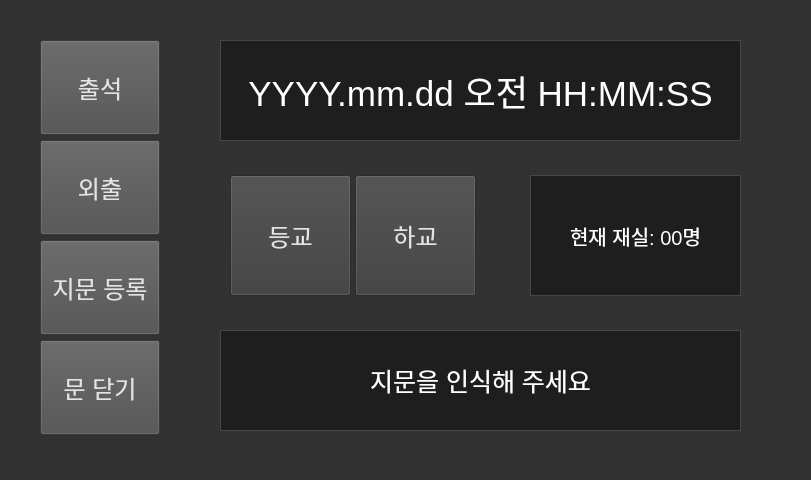
<?xml version="1.0" encoding="UTF-8"?>
<ui version="4.0">
 <class>MainWindow</class>
 <widget class="QMainWindow" name="MainWindow">
  <property name="geometry">
   <rect>
    <x>0</x>
    <y>0</y>
    <width>811</width>
    <height>480</height>
   </rect>
  </property>
  <property name="windowTitle">
   <string>MainWindow</string>
  </property>
  <property name="autoFillBackground">
   <bool>false</bool>
  </property>
  <property name="styleSheet">
   <string notr="true">background-color: rgb(50, 50, 50);</string>
  </property>
  <widget class="QWidget" name="centralwidget">
   <widget class="QPushButton" name="fingerprint_button">
    <property name="geometry">
     <rect>
      <x>40</x>
      <y>40</y>
      <width>120</width>
      <height>95</height>
     </rect>
    </property>
    <property name="font">
     <font>
      <pointsize>18</pointsize>
     </font>
    </property>
    <property name="styleSheet">
     <string notr="true">background-color: rgb(78, 78, 78);
color: rgb(227, 227, 227);</string>
    </property>
    <property name="text">
     <string>출석</string>
    </property>
   </widget>
   <widget class="QPushButton" name="outing_button">
    <property name="geometry">
     <rect>
      <x>40</x>
      <y>140</y>
      <width>120</width>
      <height>95</height>
     </rect>
    </property>
    <property name="font">
     <font>
      <pointsize>18</pointsize>
     </font>
    </property>
    <property name="styleSheet">
     <string notr="true">background-color: rgb(78, 78, 78);
color: rgb(227, 227, 227);</string>
    </property>
    <property name="text">
     <string>외출</string>
    </property>
   </widget>
   <widget class="QPushButton" name="new_fingerprint_button">
    <property name="geometry">
     <rect>
      <x>40</x>
      <y>240</y>
      <width>120</width>
      <height>95</height>
     </rect>
    </property>
    <property name="font">
     <font>
      <pointsize>18</pointsize>
     </font>
    </property>
    <property name="styleSheet">
     <string notr="true">background-color: rgb(78, 78, 78);
color: rgb(227, 227, 227);</string>
    </property>
    <property name="text">
     <string>지문 등록</string>
    </property>
   </widget>
   <widget class="QPushButton" name="close_button">
    <property name="geometry">
     <rect>
      <x>40</x>
      <y>340</y>
      <width>120</width>
      <height>95</height>
     </rect>
    </property>
    <property name="font">
     <font>
      <pointsize>18</pointsize>
     </font>
    </property>
    <property name="styleSheet">
     <string notr="true">background-color: rgb(78, 78, 78);
color: rgb(227, 227, 227);</string>
    </property>
    <property name="text">
     <string>문 닫기</string>
    </property>
   </widget>
   <widget class="QStackedWidget" name="pages">
    <property name="geometry">
     <rect>
      <x>180</x>
      <y>40</y>
      <width>611</width>
      <height>391</height>
     </rect>
    </property>
    <property name="autoFillBackground">
     <bool>false</bool>
    </property>
    <property name="currentIndex">
     <number>0</number>
    </property>
    <widget class="QWidget" name="fingerprint_page">
     <widget class="QLabel" name="fp_label_date">
      <property name="geometry">
       <rect>
        <x>40</x>
        <y>0</y>
        <width>521</width>
        <height>101</height>
       </rect>
      </property>
      <property name="autoFillBackground">
       <bool>false</bool>
      </property>
      <property name="styleSheet">
       <string notr="true">color: rgb(255, 255, 255);
background-color: rgb(30, 30, 30);   
border: 1px solid rgb(70, 70, 70);
font-size: 35px;</string>
      </property>
      <property name="text">
       <string>YYYY.mm.dd 오전 HH:MM:SS</string>
      </property>
      <property name="alignment">
       <set>Qt::AlignCenter</set>
      </property>
     </widget>
     <widget class="QLabel" name="fp_label_now">
      <property name="geometry">
       <rect>
        <x>350</x>
        <y>135</y>
        <width>211</width>
        <height>121</height>
       </rect>
      </property>
      <property name="styleSheet">
       <string notr="true">color: rgb(255, 255, 255);
background-color: rgb(30, 30, 30);   
border: 1px solid rgb(70, 70, 70);
font-size: 20px;</string>
      </property>
      <property name="text">
       <string>현재 재실: 00명</string>
      </property>
      <property name="alignment">
       <set>Qt::AlignCenter</set>
      </property>
     </widget>
     <widget class="QLabel" name="fp_label_text">
      <property name="geometry">
       <rect>
        <x>40</x>
        <y>290</y>
        <width>521</width>
        <height>101</height>
       </rect>
      </property>
      <property name="autoFillBackground">
       <bool>false</bool>
      </property>
      <property name="styleSheet">
       <string notr="true">color: rgb(255, 255, 255);
background-color: rgb(30, 30, 30);   
border: 1px solid rgb(70, 70, 70);
font-size: 25px;</string>
      </property>
      <property name="text">
       <string>지문을 인식해 주세요</string>
      </property>
      <property name="alignment">
       <set>Qt::AlignCenter</set>
      </property>
     </widget>
     <widget class="QPushButton" name="fp_pushButton_on">
      <property name="geometry">
       <rect>
        <x>50</x>
        <y>135</y>
        <width>121</width>
        <height>121</height>
       </rect>
      </property>
      <property name="font">
       <font>
        <pointsize>18</pointsize>
       </font>
      </property>
      <property name="styleSheet">
       <string notr="true">background-color: rgb(60, 60, 60);
color: rgb(227, 227, 227);</string>
      </property>
      <property name="text">
       <string>등교</string>
      </property>
     </widget>
     <widget class="QPushButton" name="fp_pushButton_out">
      <property name="geometry">
       <rect>
        <x>175</x>
        <y>135</y>
        <width>121</width>
        <height>121</height>
       </rect>
      </property>
      <property name="font">
       <font>
        <pointsize>18</pointsize>
       </font>
      </property>
      <property name="styleSheet">
       <string notr="true">background-color: rgb(60, 60, 60);
color: rgb(227, 227, 227);</string>
      </property>
      <property name="text">
       <string>하교</string>
      </property>
     </widget>
    </widget>
    <widget class="QWidget" name="outing_page">
     <widget class="QLabel" name="out_label_date">
      <property name="geometry">
       <rect>
        <x>40</x>
        <y>0</y>
        <width>521</width>
        <height>101</height>
       </rect>
      </property>
      <property name="autoFillBackground">
       <bool>false</bool>
      </property>
      <property name="styleSheet">
       <string notr="true">color: rgb(255, 255, 255);
background-color: rgb(30, 30, 30);   
border: 1px solid rgb(70, 70, 70);
font-size: 35px;</string>
      </property>
      <property name="text">
       <string>YYYY.mm.dd 오전 HH:MM:SS</string>
      </property>
      <property name="alignment">
       <set>Qt::AlignCenter</set>
      </property>
     </widget>
     <widget class="QLabel" name="out_label_now">
      <property name="geometry">
       <rect>
        <x>350</x>
        <y>135</y>
        <width>211</width>
        <height>121</height>
       </rect>
      </property>
      <property name="styleSheet">
       <string notr="true">color: rgb(255, 255, 255);
background-color: rgb(30, 30, 30);   
border: 1px solid rgb(70, 70, 70);
font-size: 20px;</string>
      </property>
      <property name="text">
       <string>현재 재실: 00명</string>
      </property>
      <property name="alignment">
       <set>Qt::AlignCenter</set>
      </property>
     </widget>
     <widget class="QLabel" name="out_label_text">
      <property name="geometry">
       <rect>
        <x>40</x>
        <y>290</y>
        <width>521</width>
        <height>101</height>
       </rect>
      </property>
      <property name="autoFillBackground">
       <bool>false</bool>
      </property>
      <property name="styleSheet">
       <string notr="true">color: rgb(255, 255, 255);
background-color: rgb(30, 30, 30);   
border: 1px solid rgb(70, 70, 70);
font-size: 25px;</string>
      </property>
      <property name="text">
       <string>지문을 인식해 주세요</string>
      </property>
      <property name="alignment">
       <set>Qt::AlignCenter</set>
      </property>
     </widget>
     <widget class="QPushButton" name="out_pushButton_eating">
      <property name="geometry">
       <rect>
        <x>50</x>
        <y>135</y>
        <width>121</width>
        <height>57</height>
       </rect>
      </property>
      <property name="font">
       <font>
        <pointsize>18</pointsize>
       </font>
      </property>
      <property name="styleSheet">
       <string notr="true">background-color: rgb(60, 60, 60);
color: rgb(227, 227, 227);</string>
      </property>
      <property name="text">
       <string>식사</string>
      </property>
     </widget>
     <widget class="QPushButton" name="out_pushButton_lib">
      <property name="geometry">
       <rect>
        <x>175</x>
        <y>135</y>
        <width>121</width>
        <height>57</height>
       </rect>
      </property>
      <property name="font">
       <font>
        <pointsize>18</pointsize>
       </font>
      </property>
      <property name="styleSheet">
       <string notr="true">background-color: rgb(60, 60, 60);
color: rgb(227, 227, 227);</string>
      </property>
      <property name="text">
       <string>도서관</string>
      </property>
     </widget>
     <widget class="QPushButton" name="out_pushButton_return">
      <property name="geometry">
       <rect>
        <x>50</x>
        <y>200</y>
        <width>121</width>
        <height>57</height>
       </rect>
      </property>
      <property name="font">
       <font>
        <pointsize>18</pointsize>
       </font>
      </property>
      <property name="styleSheet">
       <string notr="true">background-color: rgb(60, 60, 60);
color: rgb(227, 227, 227);</string>
      </property>
      <property name="text">
       <string>복귀</string>
      </property>
     </widget>
     <widget class="QPushButton" name="out_pushButton_else">
      <property name="geometry">
       <rect>
        <x>175</x>
        <y>200</y>
        <width>121</width>
        <height>57</height>
       </rect>
      </property>
      <property name="font">
       <font>
        <pointsize>18</pointsize>
       </font>
      </property>
      <property name="styleSheet">
       <string notr="true">background-color: rgb(60, 60, 60);
color: rgb(227, 227, 227);</string>
      </property>
      <property name="text">
       <string>기타</string>
      </property>
     </widget>
    </widget>
    <widget class="QWidget" name="new_fingerprint_page">
     <widget class="QPushButton" name="new_pushButton_1">
      <property name="geometry">
       <rect>
        <x>10</x>
        <y>180</y>
        <width>100</width>
        <height>100</height>
       </rect>
      </property>
      <property name="font">
       <font>
        <pointsize>24</pointsize>
       </font>
      </property>
      <property name="styleSheet">
       <string notr="true">background-color: rgb(50, 50, 50);
color: rgb(227, 227, 227);</string>
      </property>
      <property name="text">
       <string>1</string>
      </property>
     </widget>
     <widget class="QPushButton" name="new_pushButton_2">
      <property name="geometry">
       <rect>
        <x>110</x>
        <y>180</y>
        <width>100</width>
        <height>100</height>
       </rect>
      </property>
      <property name="font">
       <font>
        <pointsize>24</pointsize>
       </font>
      </property>
      <property name="styleSheet">
       <string notr="true">background-color: rgb(50, 50, 50);
color: rgb(227, 227, 227);</string>
      </property>
      <property name="text">
       <string>2</string>
      </property>
     </widget>
     <widget class="QPushButton" name="new_pushButton_3">
      <property name="geometry">
       <rect>
        <x>210</x>
        <y>180</y>
        <width>100</width>
        <height>100</height>
       </rect>
      </property>
      <property name="font">
       <font>
        <pointsize>24</pointsize>
       </font>
      </property>
      <property name="styleSheet">
       <string notr="true">background-color: rgb(50, 50, 50);
color: rgb(227, 227, 227);</string>
      </property>
      <property name="text">
       <string>3</string>
      </property>
     </widget>
     <widget class="QPushButton" name="new_pushButton_4">
      <property name="geometry">
       <rect>
        <x>310</x>
        <y>180</y>
        <width>100</width>
        <height>100</height>
       </rect>
      </property>
      <property name="font">
       <font>
        <pointsize>24</pointsize>
       </font>
      </property>
      <property name="styleSheet">
       <string notr="true">background-color: rgb(50, 50, 50);
color: rgb(227, 227, 227);</string>
      </property>
      <property name="text">
       <string>4</string>
      </property>
     </widget>
     <widget class="QPushButton" name="new_pushButton_5">
      <property name="geometry">
       <rect>
        <x>410</x>
        <y>180</y>
        <width>100</width>
        <height>100</height>
       </rect>
      </property>
      <property name="font">
       <font>
        <pointsize>24</pointsize>
       </font>
      </property>
      <property name="styleSheet">
       <string notr="true">background-color: rgb(50, 50, 50);
color: rgb(227, 227, 227);</string>
      </property>
      <property name="text">
       <string>5</string>
      </property>
     </widget>
     <widget class="QPushButton" name="new_pushButton_back">
      <property name="geometry">
       <rect>
        <x>510</x>
        <y>180</y>
        <width>100</width>
        <height>100</height>
       </rect>
      </property>
      <property name="font">
       <font>
        <pointsize>24</pointsize>
       </font>
      </property>
      <property name="styleSheet">
       <string notr="true">background-color: rgb(50, 50, 50);
color: rgb(227, 227, 227);</string>
      </property>
      <property name="text">
       <string>&lt;-</string>
      </property>
     </widget>
     <widget class="QPushButton" name="new_pushButton_6">
      <property name="geometry">
       <rect>
        <x>10</x>
        <y>290</y>
        <width>100</width>
        <height>100</height>
       </rect>
      </property>
      <property name="font">
       <font>
        <pointsize>24</pointsize>
       </font>
      </property>
      <property name="styleSheet">
       <string notr="true">background-color: rgb(50, 50, 50);
color: rgb(227, 227, 227);</string>
      </property>
      <property name="text">
       <string>6</string>
      </property>
     </widget>
     <widget class="QPushButton" name="new_pushButton_7">
      <property name="geometry">
       <rect>
        <x>110</x>
        <y>290</y>
        <width>100</width>
        <height>100</height>
       </rect>
      </property>
      <property name="font">
       <font>
        <pointsize>24</pointsize>
       </font>
      </property>
      <property name="styleSheet">
       <string notr="true">background-color: rgb(50, 50, 50);
color: rgb(227, 227, 227);</string>
      </property>
      <property name="text">
       <string>7</string>
      </property>
     </widget>
     <widget class="QPushButton" name="new_pushButton_8">
      <property name="geometry">
       <rect>
        <x>210</x>
        <y>290</y>
        <width>100</width>
        <height>100</height>
       </rect>
      </property>
      <property name="font">
       <font>
        <pointsize>24</pointsize>
       </font>
      </property>
      <property name="styleSheet">
       <string notr="true">background-color: rgb(50, 50, 50);
color: rgb(227, 227, 227);</string>
      </property>
      <property name="text">
       <string>8</string>
      </property>
     </widget>
     <widget class="QPushButton" name="new_pushButton_9">
      <property name="geometry">
       <rect>
        <x>310</x>
        <y>290</y>
        <width>100</width>
        <height>100</height>
       </rect>
      </property>
      <property name="font">
       <font>
        <pointsize>24</pointsize>
       </font>
      </property>
      <property name="styleSheet">
       <string notr="true">background-color: rgb(50, 50, 50);
color: rgb(227, 227, 227);</string>
      </property>
      <property name="text">
       <string>9</string>
      </property>
     </widget>
     <widget class="QPushButton" name="new_pushButton_0">
      <property name="geometry">
       <rect>
        <x>410</x>
        <y>290</y>
        <width>100</width>
        <height>100</height>
       </rect>
      </property>
      <property name="font">
       <font>
        <pointsize>24</pointsize>
       </font>
      </property>
      <property name="styleSheet">
       <string notr="true">background-color: rgb(50, 50, 50);
color: rgb(227, 227, 227);</string>
      </property>
      <property name="text">
       <string>0</string>
      </property>
     </widget>
     <widget class="QPushButton" name="new_pushButton_ok">
      <property name="geometry">
       <rect>
        <x>510</x>
        <y>290</y>
        <width>100</width>
        <height>100</height>
       </rect>
      </property>
      <property name="font">
       <font>
        <pointsize>24</pointsize>
       </font>
      </property>
      <property name="styleSheet">
       <string notr="true">background-color: rgb(50, 50, 50);
color: rgb(227, 227, 227);</string>
      </property>
      <property name="text">
       <string>확인</string>
      </property>
     </widget>
     <widget class="QLabel" name="new_label_text">
      <property name="geometry">
       <rect>
        <x>40</x>
        <y>0</y>
        <width>521</width>
        <height>160</height>
       </rect>
      </property>
      <property name="autoFillBackground">
       <bool>false</bool>
      </property>
      <property name="styleSheet">
       <string notr="true">color: rgb(255, 255, 255);
background-color: rgb(30, 30, 30);   
border: 1px solid rgb(70, 70, 70);
font-size: 35px;</string>
      </property>
      <property name="text">
       <string>학번을 입력해주세요

2423002</string>
      </property>
      <property name="alignment">
       <set>Qt::AlignCenter</set>
      </property>
     </widget>
    </widget>
   </widget>
  </widget>
 </widget>
 <resources/>
 <connections/>
</ui>
